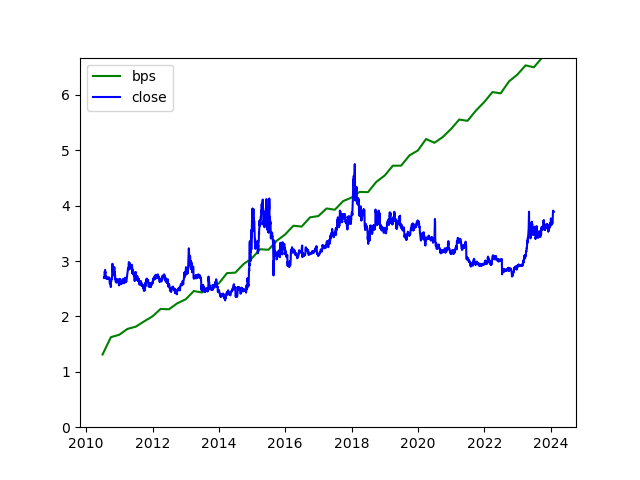

Write Python code to recreate this figure.
from config import tushare_token
import tushare as ts
import pandas as pd

pro = ts.pro_api(tushare_token)

start_date = '20100101'
end_date = '20240201'
ticker = '601288.SH'

df_fina = pro.fina_indicator(ts_code = ticker, start_date = start_date, end_date = end_date)
df_price = pro.daily(ts_code = ticker, start_date = start_date, end_date = end_date)

df_fina['end_date'] = pd.to_datetime(df_fina['end_date'])
df_price['trade_date'] = pd.to_datetime(df_price['trade_date'])

# plot df_fina column bps and df_price column close in one plot.
import matplotlib.pyplot as plt
plt.plot(df_fina['end_date'], df_fina['bps'], 'g-')
plt.plot(df_price['trade_date'], df_price['close'], 'b-')
plt.legend(['bps', 'close'])
# 设置纵坐标从0开始
plt.ylim(0, max(df_fina['bps']))
# 保存图片
plt.savefig('bank_bps.png')
plt.show()